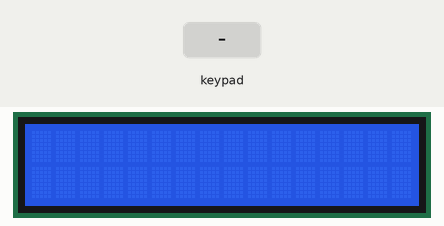
Bench run of a sketch on a simulated Arduino Uno, built with avr-gcc and run on an emulated ATmega328P. Parts: 16×2 character LCD. Inputs (shaded band) come from the test bench. What the sketch prints to the serial monitor is not drawn.

Above: at 1.3 s.
1.4 s: keypad keys 9 8 7 6 * pressed 0.4 s apart
At 4.2 s:
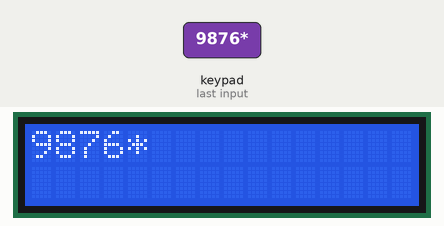
4.9 s: key '*' pressed
At 5.8 s:
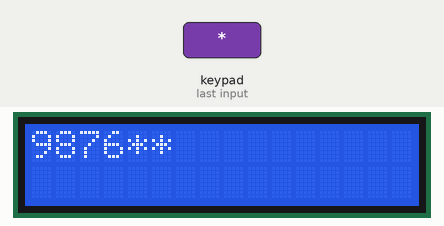
6.4 s: key '/' pressed
7.9 s: keypad keys 5 4 3 2 * pressed 0.4 s apart
At 10.6 s:
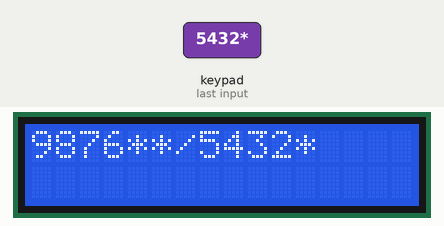
11.4 s: keypad keys 7 + 5 = pressed 0.4 s apart
At 13.2 s:
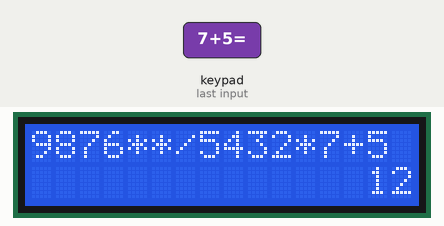
14.5 s: keypad keys 6 * 7 = pressed 0.4 s apart
At 17.0 s:
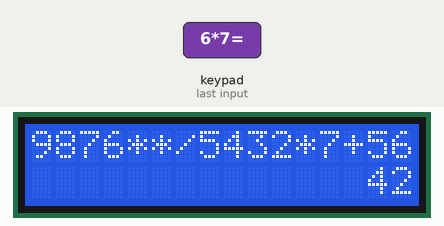
Timing chart, 0 to 18.5 s (numbered marks = the images above; inputs shaded):
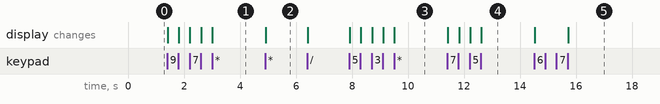

Measured:
- after the input at 1.4 s, the display: first changes at once (image 1 shows a later state)
- after the input at 4.9 s, the display: changes at once (image 2)
- after the input at 7.9 s, the display: first changes at once (image 3 shows a later state)
- after the input at 11.4 s, the display: first changes at once (image 4 shows a later state)
- after the input at 14.5 s, the display: first changes at once (image 5 shows a later state)

The sketch:

Work2.ino
```cpp
#include <Keypad.h>
#include <LiquidCrystal_I2C.h>

LiquidCrystal_I2C lcd(0x27, 20, 4);

String equ_string = "",number_string="",op_string="";
int first_number,second_number,result_number;
const byte ROWS = 4; //four rows
const byte COLS = 4; //three columns
char keys[ROWS][COLS] = {
  {'1','2','3','+'},
  {'4','5','6','-'},
  {'7','8','9','*'},
  {'c','0','=','/'}
};
byte rowPins[ROWS] = {9, 8, 7, 6}; //connect to the row pinouts of the keypad
byte colPins[COLS] = {5, 4, 3, 2}; //connect to the column pinouts of the keypad

Keypad keypad = Keypad( makeKeymap(keys), rowPins, colPins, ROWS, COLS );

void setup(){
  Serial.begin(9600);
  lcd.begin(16, 2);//LCD order
  lcd.init();
  lcd.backlight();
}

void loop(){
  char key = keypad.getKey();
  if (key){
    equ_string += String(key);
    if(key == '+' || key == '-' || key == '*' || key == '/'){
      first_number = number_string.toInt();
      op_string = String(key);
      number_string = "";
    }
    else if(key == '='){
      equ_string.remove(equ_string.length()-1,1);
      second_number = number_string.toInt();
      if(op_string == "+"){
        result_number = first_number + second_number;
      }
      else if(op_string == "-"){
        result_number = first_number - second_number;
      }
      else if(op_string == "*"){
        result_number = first_number * second_number;
      }
      else if(op_string == "/"){
        result_number = first_number / second_number;
      }
      number_string = "";
      Serial.println("Answer: "+String(result_number));
      lcd.setCursor(16-(String(result_number)).length(),1);
      lcd.print(String(result_number));
    }
    else{number_string += String(key);}
    lcd.setCursor(0, 0);
    lcd.print(equ_string);

    if(key == 'c'){
      lcd.clear();
      equ_string = "";
      number_string = "";
      op_string = "";
      first_number = 0;
      second_number = 0;
      result_number = 0;
    }
//    Serial.print(key);
    Serial.println("  "+equ_string+" "+String(first_number)+"  "+String(second_number));
  }
}
```
